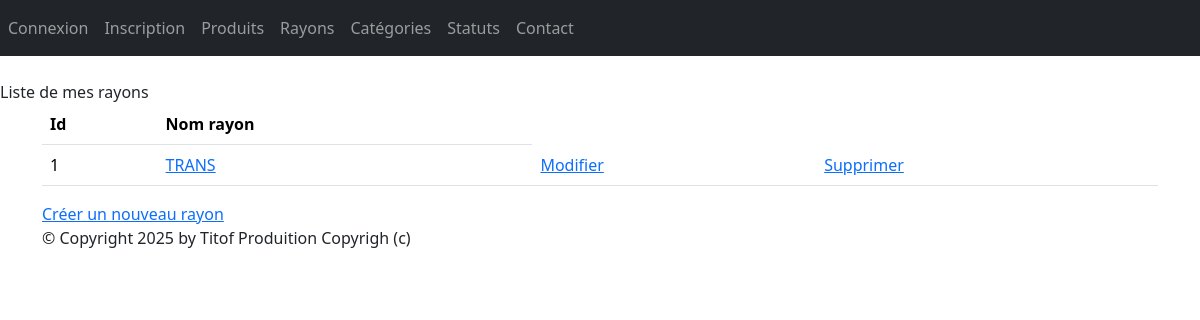
Before: /monApp/rayons/ with the older database file.
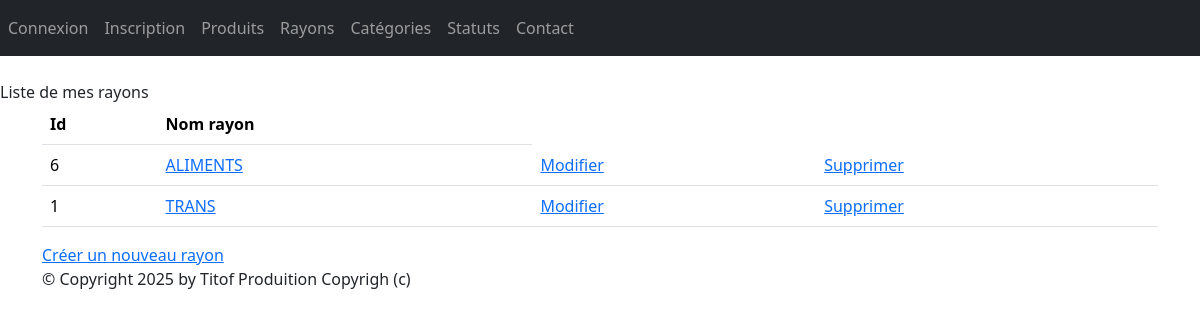
After: the same page with the newer database file.
### monApp/models.py (models this page shows, shortened)
class Rayon(models.Model):
    idRayon = models.AutoField(primary_key=True)
    nomRayon = models.CharField(max_length=100)

### monApp/views.py (the view)
# urls.py: path("rayons/", RayonListView.as_view(), name="rayons"),
class RayonListView(ListView):
    model = Rayon
    template_name = "monApp/list_rayons.html"
    context_object_name = "rays"
    def get_queryset(self ) :
        return Rayon.objects.order_by("nomRayon")
    def get_context_data(self, **kwargs):
        context = super(RayonListView, self).get_context_data(**kwargs)
        context['titremenu'] = "Liste de mes rayons"
        return context

### monApp/templates/monApp/list_rayons.html
{% extends 'monApp/base.html' %}
{% block menu %}
{{titremenu}}
{% endblock %}
{% block contenu %}
<table class="table">
<thead>
<th>Id</th>
<th>Nom rayon</th>
</thead>
<tbody>
{% for ray in rays %}
<tr>
<td>{{ ray.idRayon }} </td>
<td><a href="{% url 'dtl_rayons' ray.idRayon %}">{{ ray.nomRayon | upper }}</a></td>
<td><a href="{% url 'rayon-chng' ray.idRayon %}">Modifier</a></td>
<td><a href="{% url 'rayon-del' ray.idRayon %}">Supprimer</a></td>
</tr>
{% endfor %}
</tbody>
</table>
<a href="{% url 'crt-rayon' %}">Créer un nouveau rayon</a>
{% endblock %}

Changed rows visible on the page:
added Rayon: idRayon "6", nomRayon "ALIMENTS"
